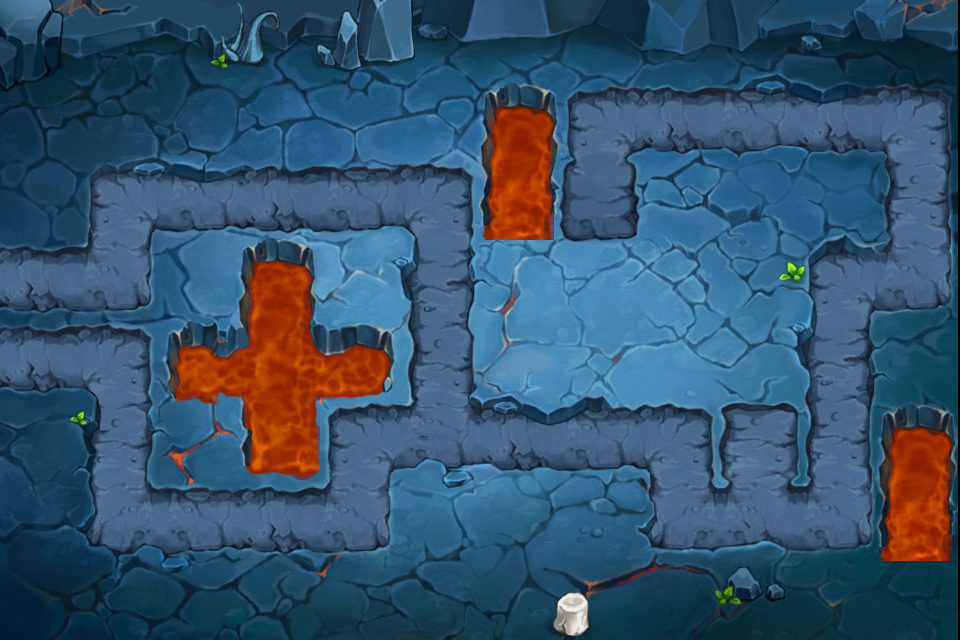

The image is a tile-based game level rendered from a .tmx file. Its description and source (layers, tilesets, objects; grid data summarised) follow:
An orthogonal 12x8 tile map with 80x80 px tiles, 1 tile layer (Background) and 20 objects (3x board, 2x stone_6.png, hero, flank_hole_down.png, flank_hole_up.png, ...).

<map version="1.0" orientation="orthogonal" width="12" height="8" tilewidth="80" tileheight="80">
 <tileset firstgid="1" name="level2_4bg" tilewidth="80" tileheight="80">
  <tileoffset x="-2" y="0" />
  <image source="level2_4bg.jpg" width="960" height="640" />
  <tile id="12">
   <properties>
    <property name="tiletype" value="1" />
   </properties>
  </tile>
  <tile id="13">
   <properties>
    <property name="tiletype" value="1" />
   </properties>
  </tile>
  <tile id="14">
   <properties>
    <property name="tiletype" value="1" />
   </properties>
  </tile>
  <tile id="15">
   <properties>
    <property name="tiletype" value="1" />
   </properties>
  </tile>
  <tile id="16">
   <properties>
    <property name="tiletype" value="1" />
   </properties>
  </tile>
  <tile id="17">
   <properties>
    <property name="tiletype" value="1" />
   </properties>
  </tile>
  <tile id="18">
   <properties>
    <property name="tiletype" value="2" />
   </properties>
  </tile>
  <tile id="19">
   <properties>
    <property name="tiletype" value="0" />
   </properties>
  </tile>
  <tile id="20">
   <properties>
    <property name="tiletype" value="0" />
   </properties>
  </tile>
  <tile id="21">
   <properties>
    <property name="tiletype" value="0" />
   </properties>
  </tile>
  <tile id="22">
   <properties>
    <property name="tiletype" value="0" />
   </properties>
  </tile>
  <tile id="23">
   <properties>
    <property name="tiletype" value="0" />
   </properties>
  </tile>
  <tile id="25">
   <properties>
    <property name="tiletype" value="0" />
   </properties>
  </tile>
  <tile id="26">
   <properties>
    <property name="tiletype" value="0" />
   </properties>
  </tile>
  <tile id="27">
   <properties>
    <property name="tiletype" value="0" />
   </properties>
  </tile>
  <tile id="28">
   <properties>
    <property name="tiletype" value="0" />
   </properties>
  </tile>
  <tile id="29">
   <properties>
    <property name="tiletype" value="0" />
   </properties>
  </tile>
  <tile id="30">
   <properties>
    <property name="tiletype" value="2" />
   </properties>
  </tile>
  <tile id="32">
   <properties>
    <property name="tiletype" value="1" />
   </properties>
  </tile>
  <tile id="33">
   <properties>
    <property name="tiletype" value="1" />
   </properties>
  </tile>
  <tile id="34">
   <properties>
    <property name="tiletype" value="1" />
   </properties>
  </tile>
  <tile id="35">
   <properties>
    <property name="tiletype" value="0" />
   </properties>
  </tile>
  <tile id="36">
   <properties>
    <property name="tiletype" value="0" />
   </properties>
  </tile>
  <tile id="37">
   <properties>
    <property name="tiletype" value="0" />
   </properties>
  </tile>
  <tile id="38">
   <properties>
    <property name="tiletype" value="1" />
   </properties>
  </tile>
  <tile id="39">
   <properties>
    <property name="tiletype" value="2" />
   </properties>
  </tile>
  <tile id="40">
   <properties>
    <property name="tiletype" value="1" />
   </properties>
  </tile>
  <tile id="41">
   <properties>
    <property name="tiletype" value="0" />
   </properties>
  </tile>
  <tile id="42">
   <properties>
    <property name="tiletype" value="1" />
   </properties>
  </tile>
  <tile id="45">
   <properties>
    <property name="tiletype" value="1" />
   </properties>
  </tile>
  <tile id="46">
   <properties>
    <property name="tiletype" value="0" />
   </properties>
  </tile>
  <tile id="47">
   <properties>
    <property name="tiletype" value="0" />
   </properties>
  </tile>
  <tile id="48">
   <properties>
    <property name="tiletype" value="0" />
   </properties>
  </tile>
  <tile id="49">
   <properties>
    <property name="tiletype" value="0" />
   </properties>
  </tile>
  <tile id="50">
   <properties>
    <property name="tiletype" value="2" />
   </properties>
  </tile>
  <tile id="51">
   <properties>
    <property name="tiletype" value="2" />
   </properties>
  </tile>
  <tile id="52">
   <properties>
    <property name="tiletype" value="2" />
   </properties>
  </tile>
  <tile id="53">
   <properties>
    <property name="tiletype" value="0" />
   </properties>
  </tile>
  <tile id="54">
   <properties>
    <property name="tiletype" value="1" />
   </properties>
  </tile>
  <tile id="55">
   <properties>
    <property name="tiletype" value="1" />
   </properties>
  </tile>
  <tile id="56">
   <properties>
    <property name="tiletype" value="1" />
   </properties>
  </tile>
  <tile id="58">
   <properties>
    <property name="tiletype" value="0" />
   </properties>
  </tile>
  <tile id="59">
   <properties>
    <property name="tiletype" value="1" />
   </properties>
  </tile>
  <tile id="61">
   <properties>
    <property name="tiletype" value="0" />
   </properties>
  </tile>
  <tile id="62">
   <properties>
    <property name="tiletype" value="1" />
   </properties>
  </tile>
  <tile id="63">
   <properties>
    <property name="tiletype" value="2" />
   </properties>
  </tile>
  <tile id="64">
   <properties>
    <property name="tiletype" value="0" />
   </properties>
  </tile>
  <tile id="65">
   <properties>
    <property name="tiletype" value="0" />
   </properties>
  </tile>
  <tile id="66">
   <properties>
    <property name="tiletype" value="0" />
   </properties>
  </tile>
  <tile id="67">
   <properties>
    <property name="tiletype" value="0" />
   </properties>
  </tile>
  <tile id="68">
   <properties>
    <property name="tiletype" value="0" />
   </properties>
  </tile>
  <tile id="70">
   <properties>
    <property name="tiletype" value="0" />
   </properties>
  </tile>
  <tile id="71">
   <properties>
    <property name="tiletype" value="2" />
   </properties>
  </tile>
  <tile id="73">
   <properties>
    <property name="tiletype" value="0" />
   </properties>
  </tile>
  <tile id="74">
   <properties>
    <property name="tiletype" value="0" />
   </properties>
  </tile>
  <tile id="75">
   <properties>
    <property name="tiletype" value="0" />
   </properties>
  </tile>
  <tile id="76">
   <properties>
    <property name="tiletype" value="0" />
   </properties>
  </tile>
  <tile id="77">
   <properties>
    <property name="tiletype" value="1" />
   </properties>
  </tile>
  <tile id="78">
   <properties>
    <property name="tiletype" value="1" />
   </properties>
  </tile>
  <tile id="79">
   <properties>
    <property name="tiletype" value="1" />
   </properties>
  </tile>
  <tile id="80">
   <properties>
    <property name="tiletype" value="0" />
   </properties>
  </tile>
  <tile id="81">
   <properties>
    <property name="tiletype" value="0" />
   </properties>
  </tile>
  <tile id="82">
   <properties>
    <property name="tiletype" value="0" />
   </properties>
  </tile>
  <tile id="83">
   <properties>
    <property name="tiletype" value="2" />
   </properties>
  </tile>
 </tileset>
 <layer name="Background" width="12" height="8">
  <data>[96 cells, 96 non-empty, 96 distinct tile ids]</data>
 </layer>
 <objectgroup name="Objects" width="12" height="8">
  <object name="board" x="259" y="383" />
  <object name="board" x="500" y="145" />
  <object name="board" x="900" y="472" />
  <object name="hero" x="737" y="382" />
  <object name="flank_hole_down.png" x="41" y="239" />
  <object name="flank_hole_up.png" x="20" y="461" />
  <object name="crater.png" x="833" y="622" />
  <object name="stone_1.png" x="15" y="637" />
  <object name="tree1.png" x="264" y="621" />
  <object name="stone_3.png" x="341" y="626" />
  <object name="bone3.png" x="355" y="610" />
  <object name="bone2.png" x="411" y="589" />
  <object name="skull.png" x="457" y="620" />
  <object name="stone_6.png" x="605" y="315" />
  <object name="tree2.png" x="673" y="337" />
  <object name="stone_6.png" x="491" y="592" />
  <object name="cratergress1.png" x="285" y="437" />
  <object name="cratergress2.png" x="501" y="243" />
  </objectgroup>
</map>
<!-- 2 of 20 objects omitted -->
